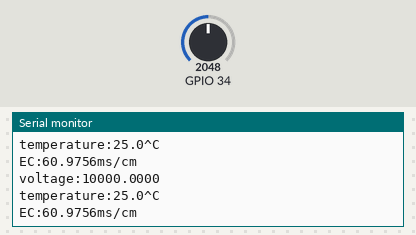
Bench run of a sketch on a simulated ESP32. Shown: the last lines printed to the serial monitor. Inputs (shaded band) come from the test bench; at power-on: GPIO 34 = 2048. EEPROM starts erased.

Above: at 2.8 s.
2.9 s: GPIO 34 set to 2866
At 3.6 s:
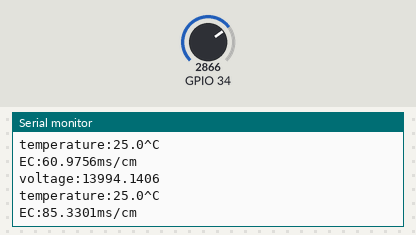
4.4 s: GPIO 34 set to 3603
At 5.8 s:
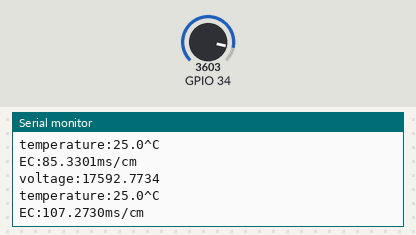
Timing chart, 0 to 7.4 s (numbered marks = the images above; inputs shaded):
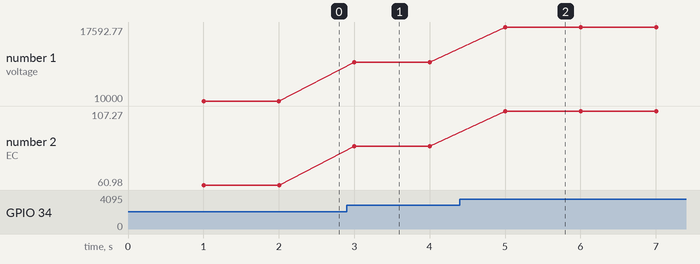

Measured:
- after the input at 2.9 s, the serial monitor: prints a new line after 0.10 s (image 1)
- after the input at 4.4 s, the serial monitor: prints a new line after 0.61 s (image 2)
- plotted number 1: 10000 → 13994.14 after the input at 2.9 s, 13994.14 → 17592.77 after the input at 4.4 s
- plotted number 2: 60.98 → 85.33 after the input at 2.9 s, 85.33 → 107.27 after the input at 4.4 s

The sketch:

bbbbbbbb.ino
```cpp
// (licence header left out)
#include "Arduino.h"
#include "DFRobot_ESP_EC.h"
#include "EEPROM.h"

DFRobot_ESP_EC ec;


float voltage, ecValue, temperature = 25;

void setup()
{
  Serial.begin(115200);
  EEPROM.begin(32);//needed EEPROM.begin to store calibration k in eeprom
  ec.begin();//by default lib store calibration k since 10 change it by set ec.begin(30); to start from 30

}

void loop()
{
  static unsigned long timepoint = millis();
  if (millis() - timepoint > 1000U) //time interval: 1s
  {

    timepoint = millis();
    voltage = analogRead(34)/1024.0*5000;;
    Serial.print("voltage:");
    Serial.println(voltage, 4);

    //temperature = readTemperature();  // read your temperature sensor to execute temperature compensation
    Serial.print("temperature:");
    Serial.print(temperature, 1);
    Serial.println("^C");

    ecValue = ec.readEC(voltage, temperature); // convert voltage to EC with temperature compensation
    Serial.print("EC:");
    Serial.print(ecValue, 4);
    Serial.println("ms/cm");
  }
  ec.calibration(voltage, temperature); // calibration process by Serail CMD
}

float readTemperature()
{
  //add your code here to get the temperature from your temperature sensor
}
```
